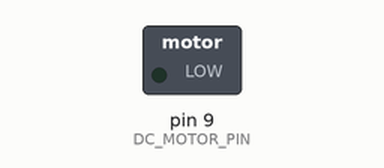
A sketch run on a simulated Arduino Uno, built with avr-gcc and run on an emulated ATmega328P. Shown: switched loads named in the sketch (green lamp = pin HIGH).

Above: at 0.05 s.
At 3.2 s:
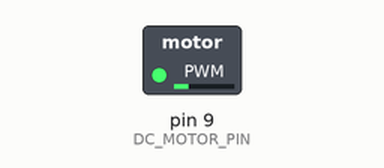
At 6.4 s:
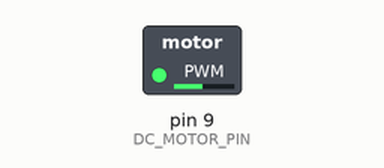
At 12.75 s:
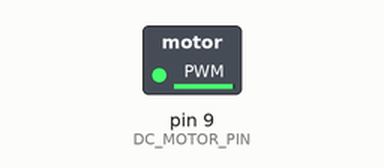
Timing chart, 0 to 16.6 s (numbered marks = the images above):
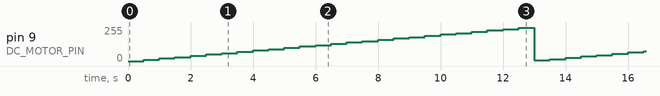

Measured:
- by itself, pin 9 (DC_MOTOR_PIN): ramps from 2/255 to 254/255 and jumps back, once every 12.8 s

The sketch:

AbcExp04_1DcMotor.ino
```cpp
const int DC_MOTOR_PIN = 9;

void setup() {
  pinMode(DC_MOTOR_PIN, OUTPUT);
}

void loop() {
  for (byte value = 0; value < 255; value += 10) {
    analogWrite(DC_MOTOR_PIN, value);
    delay(500);
  }
  delay(5000);
}
```
